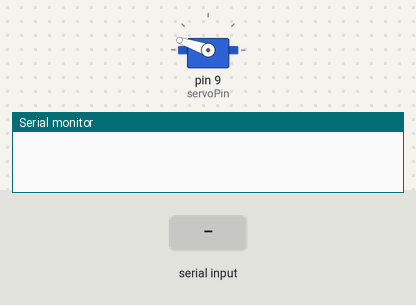
This sketch was run on a simulated Arduino Uno, built with avr-gcc and run on an emulated ATmega328P. Parts: servo, the last lines printed to the serial monitor. Wiring (inferred from the names in the program): servo: signal pin 9. The inputs (shaded band) are chosen by the test bench. Servo pulses on a pin are drawn as a servo (544–2400 µs = 0–180°).

Above: at 1.2 s.
1.3 s: "v" received over Serial
At 1.6 s:
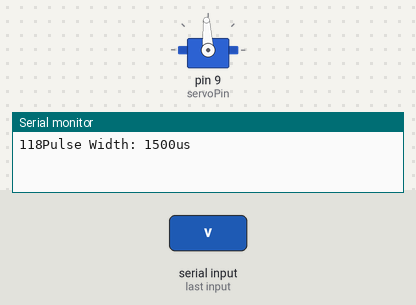
2.8 s: "1" received over Serial
At 3.7 s:
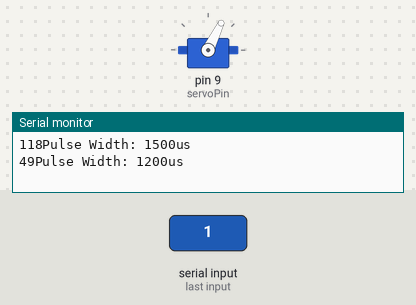
4.3 s: byte 44 (44) received over Serial
At 4.6 s:
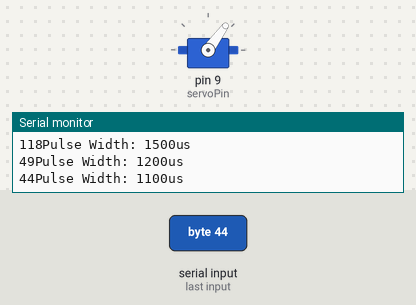
5.8 s: "2" received over Serial
At 6.8 s:
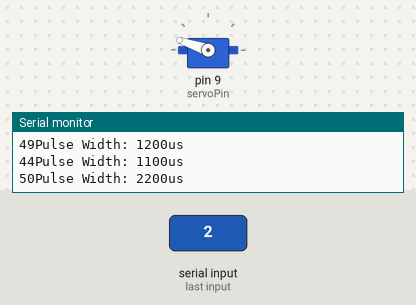
7.3 s: byte 44 (44) received over Serial
At 7.9 s:
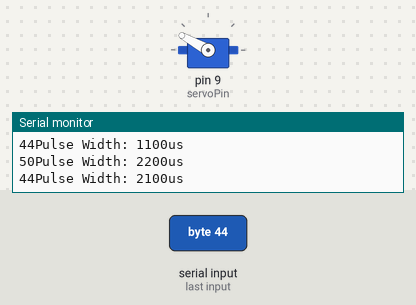
Timing chart, 0 to 9.8 s (numbered marks = the images above; inputs shaded):
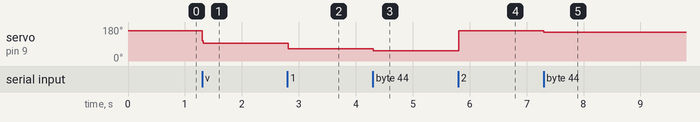

The sketch:

SerialServoBlueNear.ino
```cpp
  /*
 * NewSerialServo
 * --------------
 * Servo control from the Serial port
 *
 * Alteration of the control interface to use < and > keys
 * to slew the servo horn left and right.  Works best with
 * the Linux/Mac terminal "screen" program.
 *
 * Created 10 December 2007
 * copyleft 2007 Brian D. Wendt
 * http://principialabs.com/
 *
 * Adapted from code by Tom Igoe
 * http://itp.nyu.edu/physcomp/Labs/Servo
 */

/** Adjust these values for your servo and setup, if necessary **/
int servoPin     =  9;    // control pin for servo motor \

int counter      = 0;
int incomingByte;
int minPulse     =  600;  // minimum servo position
int maxPulse     =  2400; // maximum servo position
int turnRate     =  100;  // servo turn rate increment (larger value, faster rate)
int refreshTime  =  20;   // time (ms) between pulses (50Hz)

/** The Arduino will calculate these values for you **/
int stopServo;         // center servo position
int pulseWidth;          // servo pulse width
int moveServo;           // raw user input
long lastPulse   = 0;    // recorded time (ms) of the last pulse


void setup() {
  pinMode(servoPin, OUTPUT);  // Set servo pin as an output pin
  stopServo = maxPulse - ((maxPulse - minPulse)/2);
  pulseWidth = 2200;//centerServo;   // Give the servo a starting point (or it floats)
  Serial.begin(115200);
  //Serial.println("      Arduino Serial Servo Control");
  //Serial.println("Press < or > to move, v to center");
  //Serial.println();
}

void loop() {
  // wait for serial input
  if (Serial.available() > 0) {
    // read the incoming byte:
    moveServo = Serial.read();
    //moveServo = Serial.parseInt() ;


    // ASCII '<' is 44, ASCII '>' is 46 (comma and period, really)
   if (moveServo == 44) { pulseWidth = pulseWidth - turnRate; }
   if (moveServo == 46) { pulseWidth = pulseWidth + turnRate; }
   if (moveServo == 118) { pulseWidth = stopServo; }
   if (moveServo == 49) {
           pulseWidth = 1200;

         }
   if (moveServo == 50) {
          pulseWidth = 2200;
          }


    // stop servo pulse at min and max
    if (pulseWidth > maxPulse) { pulseWidth = maxPulse; }
    if (pulseWidth < minPulse) { pulseWidth = minPulse; }

    // print pulseWidth back to the Serial Monitor (uncomment to debug)
    Serial.print(moveServo);
    Serial.print("Pulse Width: ");
    Serial.print(pulseWidth);
    Serial.println("us");   // microseconds

  }

  // pulse the servo every 20 ms (refreshTime) with current pulseWidth
  // this will hold the servo's position if unchanged, or move it if changed
  if (millis() - lastPulse >= refreshTime) {
    digitalWrite(servoPin, HIGH);   // start the pulse
    delayMicroseconds(pulseWidth);  // pulse width
    digitalWrite(servoPin, LOW);    // stop the pulse
    lastPulse = millis();           // save the time of the last pulse
  }
}
```

Measured:
- after the input at 1.3 s, servo on pin 9 (servoPin): 161° → 93° at once
- after the input at 2.8 s, servo on pin 9 (servoPin): 93° → 64° at once
- after the input at 4.3 s, servo on pin 9 (servoPin): 64° → 54° at once
- after the input at 5.8 s, servo on pin 9 (servoPin): 54° → 161° at once
- after the input at 7.3 s, servo on pin 9 (servoPin): 161° → 151° at once
